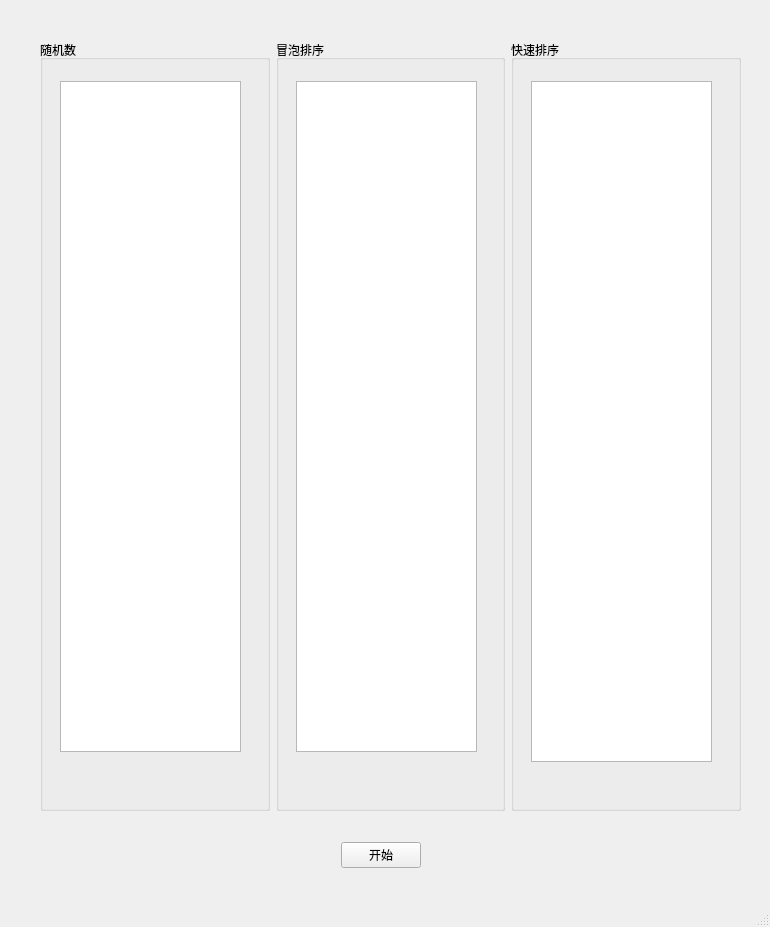
<?xml version="1.0" encoding="UTF-8"?>
<ui version="4.0">
 <class>MainWindow</class>
 <widget class="QMainWindow" name="MainWindow">
  <property name="geometry">
   <rect>
    <x>0</x>
    <y>0</y>
    <width>770</width>
    <height>927</height>
   </rect>
  </property>
  <property name="windowTitle">
   <string>MainWindow</string>
  </property>
  <widget class="QWidget" name="centralwidget">
   <widget class="QWidget" name="widget" native="true">
    <property name="geometry">
     <rect>
      <x>40</x>
      <y>40</y>
      <width>701</width>
      <height>771</height>
     </rect>
    </property>
    <layout class="QHBoxLayout" name="horizontalLayout">
     <item>
      <widget class="QGroupBox" name="groupBox">
       <property name="title">
        <string>随机数</string>
       </property>
       <widget class="QListWidget" name="randomlist">
        <property name="geometry">
         <rect>
          <x>20</x>
          <y>41</y>
          <width>181</width>
          <height>671</height>
         </rect>
        </property>
       </widget>
      </widget>
     </item>
     <item>
      <widget class="QGroupBox" name="groupBox_2">
       <property name="title">
        <string>冒泡排序</string>
       </property>
       <widget class="QListWidget" name="bubblelist">
        <property name="geometry">
         <rect>
          <x>20</x>
          <y>41</y>
          <width>181</width>
          <height>671</height>
         </rect>
        </property>
       </widget>
      </widget>
     </item>
     <item>
      <widget class="QGroupBox" name="groupBox_3">
       <property name="title">
        <string>快速排序</string>
       </property>
       <widget class="QListWidget" name="quicklist">
        <property name="geometry">
         <rect>
          <x>20</x>
          <y>41</y>
          <width>181</width>
          <height>681</height>
         </rect>
        </property>
       </widget>
      </widget>
     </item>
    </layout>
   </widget>
   <widget class="QWidget" name="widget_2" native="true">
    <property name="geometry">
     <rect>
      <x>280</x>
      <y>825</y>
      <width>202</width>
      <height>61</height>
     </rect>
    </property>
    <layout class="QHBoxLayout" name="horizontalLayout_2">
     <item>
      <spacer name="horizontalSpacer">
       <property name="orientation">
        <enum>Qt::Horizontal</enum>
       </property>
       <property name="sizeHint" stdset="0">
        <size>
         <width>40</width>
         <height>20</height>
        </size>
       </property>
      </spacer>
     </item>
     <item>
      <widget class="QPushButton" name="startpushButton">
       <property name="text">
        <string>开始</string>
       </property>
      </widget>
     </item>
     <item>
      <spacer name="horizontalSpacer_2">
       <property name="orientation">
        <enum>Qt::Horizontal</enum>
       </property>
       <property name="sizeHint" stdset="0">
        <size>
         <width>40</width>
         <height>20</height>
        </size>
       </property>
      </spacer>
     </item>
    </layout>
   </widget>
  </widget>
  <widget class="QMenuBar" name="menubar">
   <property name="geometry">
    <rect>
     <x>0</x>
     <y>0</y>
     <width>770</width>
     <height>21</height>
    </rect>
   </property>
  </widget>
  <widget class="QStatusBar" name="statusbar"/>
 </widget>
 <resources/>
 <connections/>
</ui>
